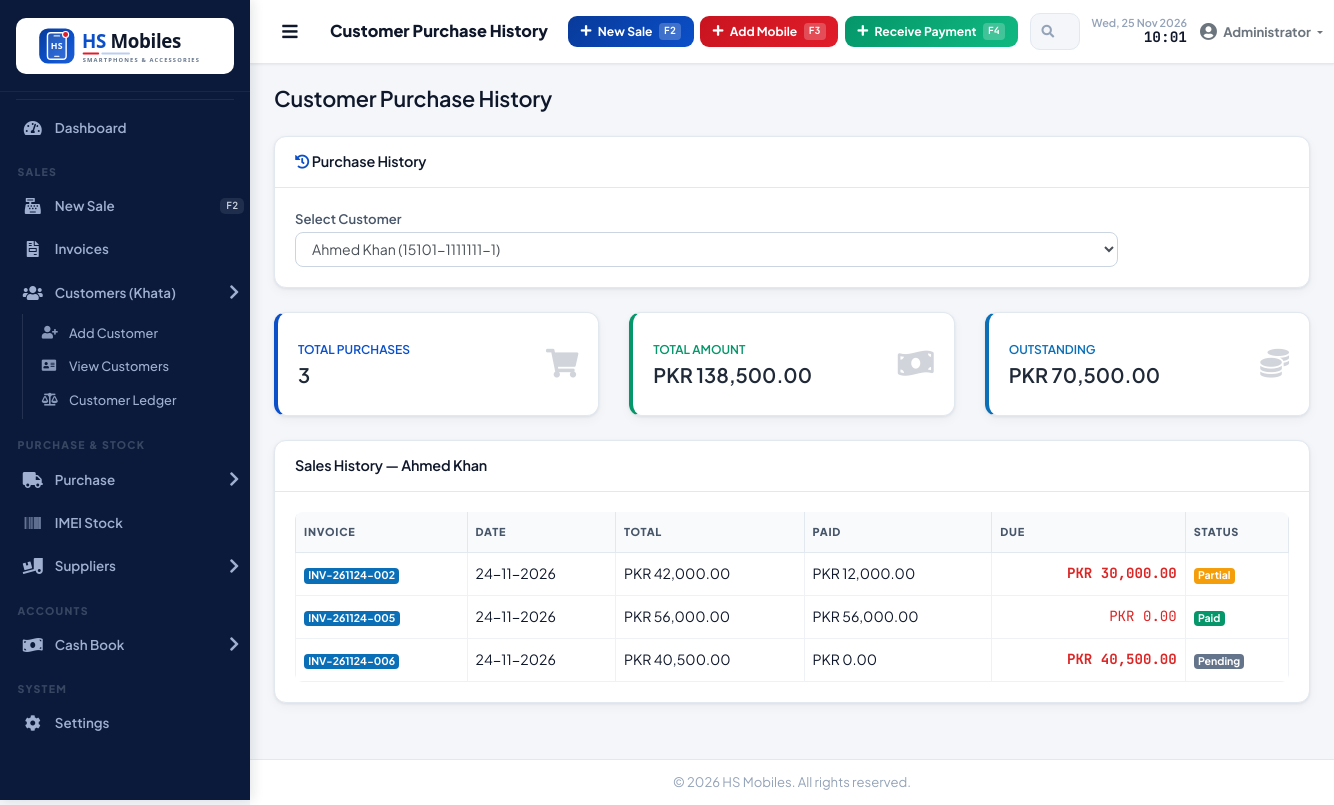
Before: /modules/customers/history.php?customer_id=1 (signed in) with the older database file.
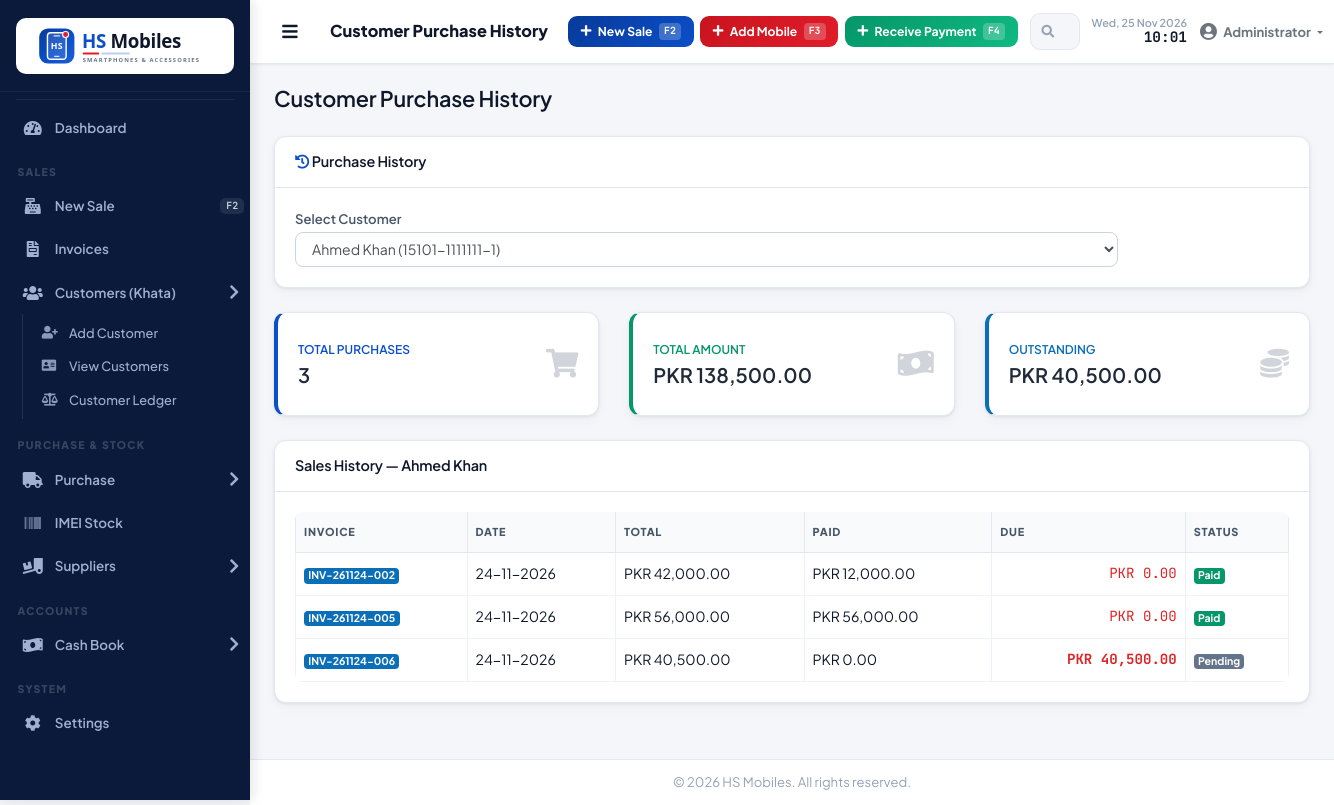
After: the same page with the newer database file.
### tables this page shows
CREATE TABLE `sales` (
  `id` int(11) NOT NULL,
  `invoice_no` varchar(20) NOT NULL,
  `customer_id` int(11) NOT NULL,
  `sale_date` date NOT NULL,
  `subtotal` decimal(12,2) NOT NULL DEFAULT 0.00,
  `discount_id` int(11) DEFAULT NULL,
  `discount_amount` decimal(12,2) DEFAULT 0.00,
  `taxable_amount` decimal(12,2) DEFAULT 0.00,
  `tax_rate` decimal(5,2) DEFAULT 0.00,
  `tax_amount` decimal(12,2) DEFAULT 0.00,
  `total_amount` decimal(12,2) NOT NULL DEFAULT 0.00,
  `paid_amount` decimal(12,2) DEFAULT 0.00 COMMENT 'Amount received at sale time',
  `due_amount` decimal(12,2) DEFAULT 0.00 COMMENT 'Remaining balance (credit/khata)',
  `payment_method` enum('cash','card','bank_transfer','bank') DEFAULT 'cash',
  `payment_status` enum('paid','partial','pending') DEFAULT 'pending' COMMENT 'pending = full credit, partial = partly paid, paid = cleared',
  `status` enum('active','completed','cancelled') DEFAULT 'active',
  `notes` text DEFAULT NULL,
  `branch_id` int(11) DEFAULT NULL,
  `created_by` int(11) DEFAULT NULL,
  `created_at` date NOT NULL,
  `updated_at` date DEFAULT NULL
);

### includes/functions.php (called while the page is built, shortened)
<?php
require_once __DIR__ . '/settings.php';
function getById($table, $id) {
    global $pdo;
    $stmt = $pdo->prepare("SELECT * FROM $table WHERE id = ?");
    $stmt->execute([$id]);
    return $stmt->fetch();
}
function getWhere($table, $column, $value, $order = 'id DESC') {
    global $pdo;
    $stmt = $pdo->prepare("SELECT * FROM $table WHERE $column = ? ORDER BY $order");
    $stmt->execute([$value]);
    return $stmt->fetchAll();
}
function formatCurrency($amount) {
    return number_format($amount, 2);
}
function formatDate($date) {
    return $date ? date('d-m-Y', strtotime($date)) : '-';
}

### modules/customers/history.php (the view, shortened to what the changed rows need)
<?php
$base_url = '../../';
require_once '../../includes/functions.php';
$customer_id = (int)($_GET['customer_id'] ?? 0);
$customer = null;
$sales = [];
if ($customer_id) {
    $customer = getById('customers', $customer_id);
    if ($customer) {
        $sales = getWhere('sales', 'customer_id', $customer_id, 'sale_date DESC');
    }
}
require_once '../../includes/header.php';
?>
<?php if ($customer): ?>
  <div class="row">
    <div class="col-xl-4 col-md-6 mb-4">
      <div class="card border-left-primary shadow h-100 py-2">
        <div class="card-body">
          <div class="row no-gutters align-items-center">
            <div class="col mr-2">
              <div class="text-xs font-weight-bold text-primary text-uppercase mb-1">Total Purchases</div>
              <div class="h5 mb-0 font-weight-bold text-gray-800"><?= count($sales) ?></div>
            </div>
            <div class="col-auto"><i class="fas fa-shopping-cart fa-2x text-gray-300"></i></div>
          </div>
        </div>
      </div>
    </div>
    <div class="col-xl-4 col-md-6 mb-4">
      <div class="card border-left-success shadow h-100 py-2">
        <div class="card-body">
          <div class="row no-gutters align-items-center">
            <div class="col mr-2">
              <div class="text-xs font-weight-bold text-success text-uppercase mb-1">Total Amount</div>
              <div class="h5 mb-0 font-weight-bold text-gray-800">PKR <?= formatCurrency(array_sum(array_column($sales, 'total_amount'))) ?></div>
            </div>
            <div class="col-auto"><i class="fas fa-money-bill-wave fa-2x text-gray-300"></i></div>
          </div>
        </div>
      </div>
    </div>
    <div class="col-xl-4 col-md-6 mb-4">
      <div class="card border-left-info shadow h-100 py-2">
        <div class="card-body">
          <div class="row no-gutters align-items-center">
            <div class="col mr-2">
              <div class="text-xs font-weight-bold text-info text-uppercase mb-1">Outstanding</div>
              <div class="h5 mb-0 font-weight-bold text-gray-800">PKR <?= formatCurrency(array_sum(array_column($sales, 'due_amount'))) ?></div>
            </div>
            <div class="col-auto"><i class="fas fa-coins fa-2x text-gray-300"></i></div>
          </div>
        </div>
      </div>
    </div>
  </div>
  <div class="card shadow mb-4">
    <div class="card-header py-3">
      <h6 class="m-0 font-weight-bold text-primary">Sales History — <?= htmlspecialchars($customer['full_name']) ?></h6>
    </div>
    <div class="card-body">
      <div class="table-responsive">
        <table class="table table-bordered" width="100%" cellspacing="0">
          <thead>
            <tr>
              <th>Invoice</th>
              <th>Date</th>
              <th>Total</th>
              <th>Paid</th>
              <th>Due</th>
              <th>Status</th>
            </tr>
          </thead>
          <tbody>
            <?php if (count($sales) > 0): ?>
              <?php foreach ($sales as $s): ?>
              <tr>
                <td><a href="<?= $base_url ?>modules/sales/invoice.php?id=<?= $s['id'] ?>"><span class="badge badge-info"><?= htmlspecialchars($s['invoice_no']) ?></span></a></td>
                <td><?= formatDate($s['sale_date']) ?></td>
                <td>PKR <?= formatCurrency($s['total_amount']) ?></td>
                <td>PKR <?= formatCurrency($s['paid_amount']) ?></td>
                <td class="text-danger">PKR <?= formatCurrency($s['due_amount']) ?></td>
                <td>
                  <span class="badge badge-<?= $s['payment_status'] == 'paid' ? 'success' : ($s['payment_status'] == 'partial' ? 'warning' : 'secondary') ?>">
                    <?= ucfirst($s['payment_status']) ?>
                  </span>
                </td>
              </tr>
              <?php endforeach; ?>
            <?php else: ?>
              <tr><td colspan="6" class="text-center py-4">No purchases found for this customer</td></tr>
            <?php endif; ?>
          </tbody>
        </table>
      </div>
    </div>
  </div>
<?php elseif ($customer_id && !$customer): ?>
  <div class="alert alert-danger">Customer not found</div>
<?php endif; ?>
<?php require_once '../../includes/footer.php'; ?>

### includes/settings.php (shortened to what the changed rows need)
<?php
require_once __DIR__ . '/../config/db.php';
function setting($key, $default = '') {
    global $pdo;
    static $cache = null;
    if ($cache === null) {
        $cache = [];
        try {
            foreach ($pdo->query("SELECT setting_key, setting_value FROM settings") as $r) $cache[$r['setting_key']] = (string)$r['setting_value'];
        } catch (Throwable $e) {  }
    }
    return (array_key_exists($key, $cache) && $cache[$key] !== '') ? $cache[$key] : $default;
}
function shop($field) {
    $map = ['name' => 'shop_name', 'tagline' => 'shop_tagline', 'phone' => 'shop_phone', 'address' => 'shop_address'];
    return htmlspecialchars(setting($map[$field] ?? $field), ENT_QUOTES, 'UTF-8');
}
function shop_logo_img($base = '', $attrs = '') {
    $p = setting('shop_logo');
    $alt = shop('name') !== '' ? shop('name') : 'HS Mobiles';
    return '<img src="' . htmlspecialchars($base . $p, ENT_QUOTES) . '" alt="' . $alt . '" ' . $attrs . '>';
}

Changed rows visible on the page:
changed sales "INV-261124-002": due_amount "30,000.00" → "0.00"; payment_status "Partial" → "Paid"
Other visible differences:
formatCurrency(array_sum(array_column($sales, 'due_amount'))): "70,500.00" → "40,500.00"
